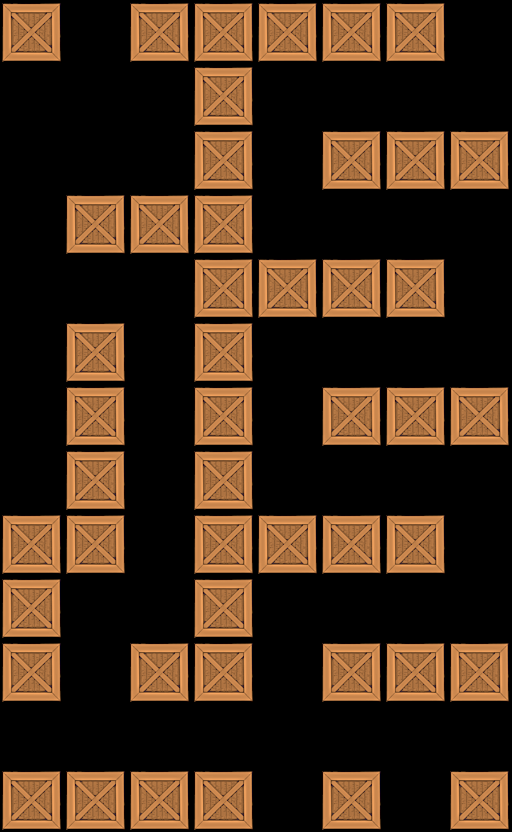

The image is a tile-based game level rendered from a .tmx file. Its description and source (layers, tilesets, objects; grid data summarised) follow:
An orthogonal 8x13 tile map with 64x64 px tiles, 1 tile layer (Tile Layer 1).

<map version="1.0" orientation="orthogonal" width="8" height="13" tilewidth="64" tileheight="64">
 <tileset firstgid="1" name="crate" tilewidth="64" tileheight="64">
  <image source="../../crate5.png" width="64" height="64" />
 </tileset>
 <layer name="Tile Layer 1" width="8" height="13">
  <data>[104 cells, 47 non-empty, 1 distinct tile ids]</data>
 </layer>
</map>
